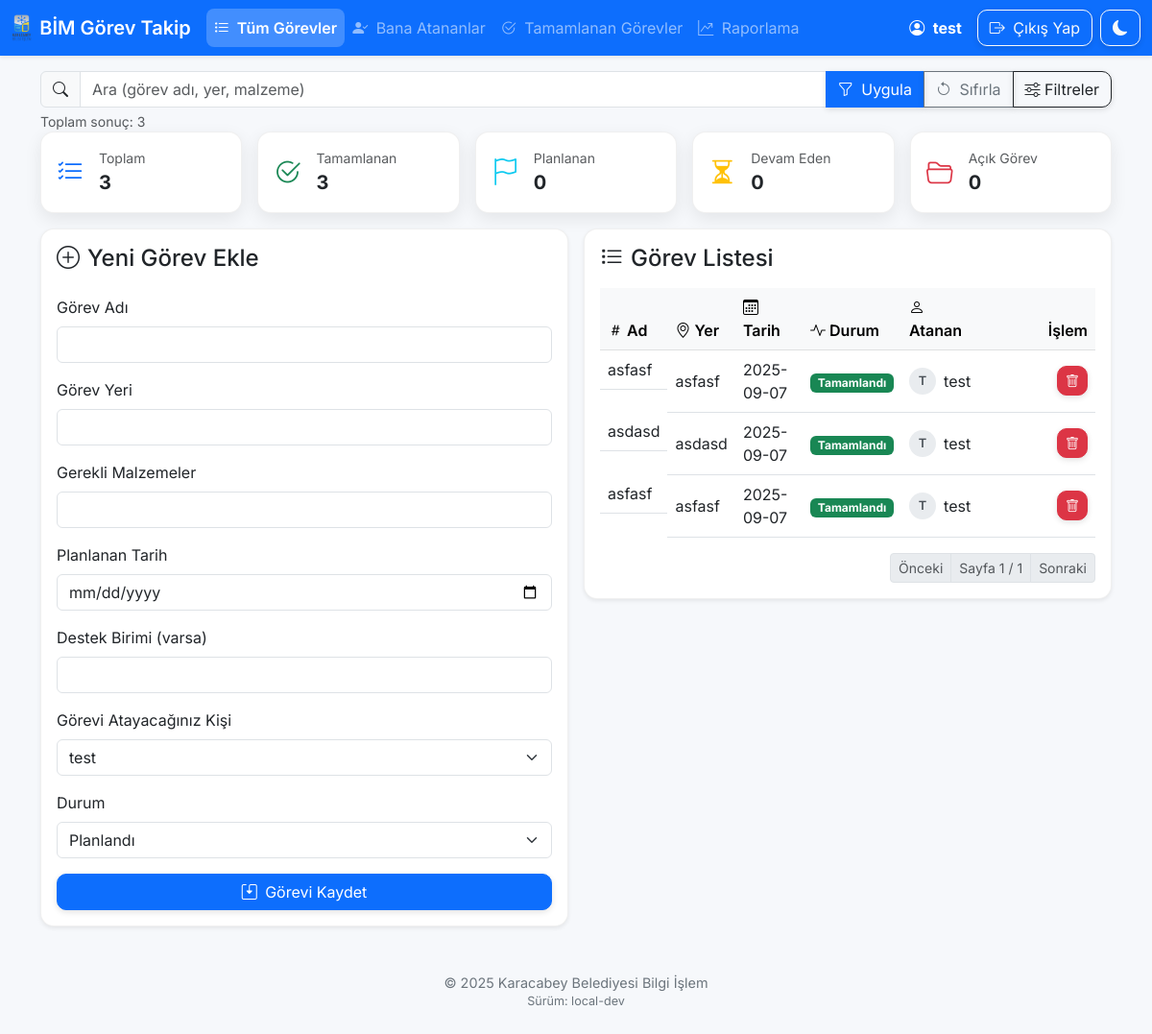
The page /dashboard (signed in) on the database as committed earlier.
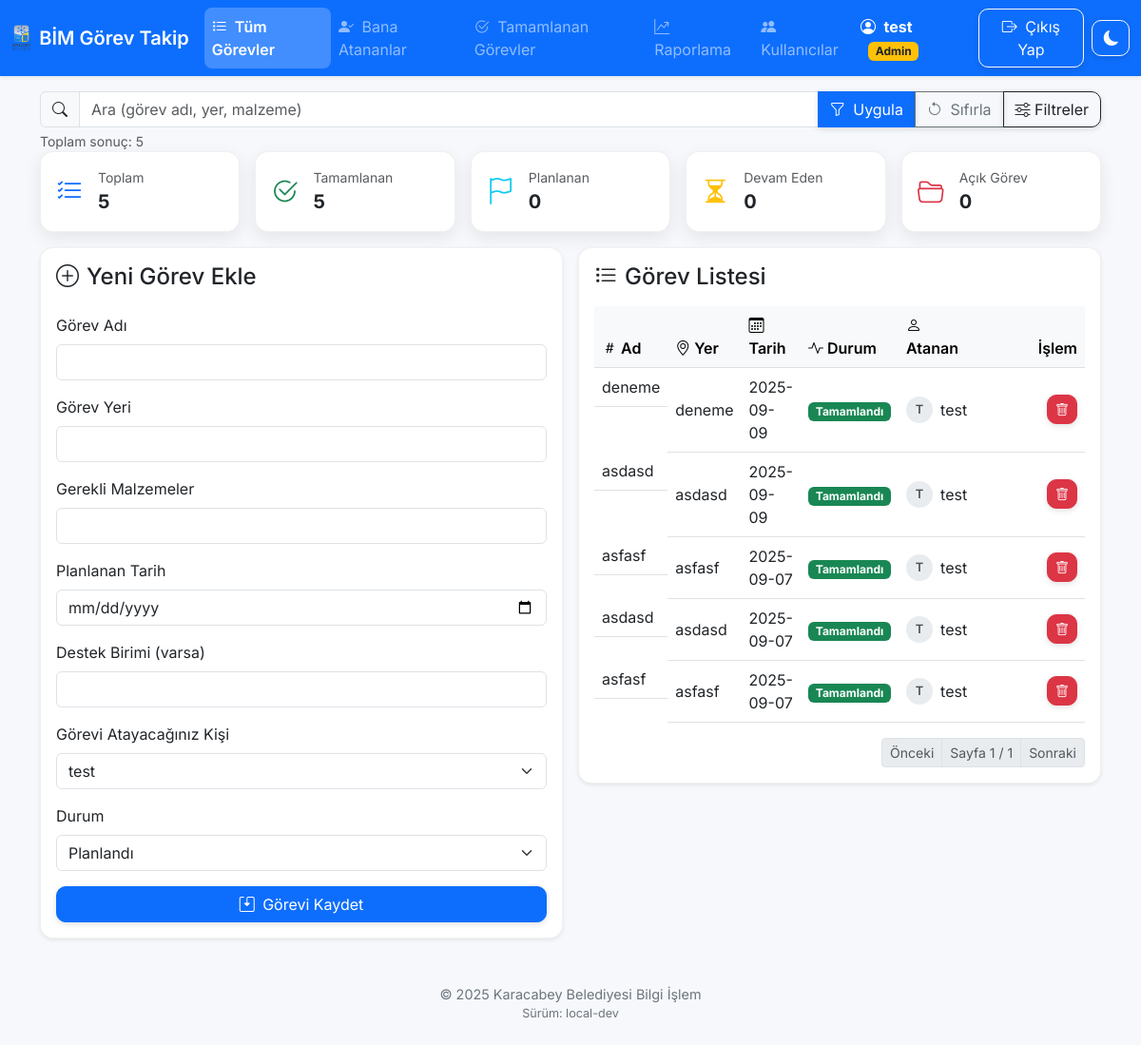
The same page on the database as committed later.
### app.py (models this page shows, shortened)
class Task(db.Model):
    __tablename__ = "tasks"
    id = db.Column(db.Integer, primary_key=True)
    user_id = db.Column(db.Integer, db.ForeignKey("users.id"))
    title = db.Column(db.String(200))
    location = db.Column(db.String(200))
    materials = db.Column(db.Text)
    date = db.Column(db.String(50))  # string tutuluyor
    needs_support = db.Column(db.String(50))
    status = db.Column(db.String(50))
    assigned_to = db.Column(db.Integer, db.ForeignKey("users.id"))
    accepted = db.Column(db.String(20), default="Bekliyor")  # Evet/Bekliyor
    completed = db.Column(db.String(20), default="Hayir")    # Evet/Hayir
    completion_note = db.Column(db.Text, default="")
    @property
    def assignee_name(self):
        return self.assignee.username if self.assignee else ""

class User(db.Model):
    __tablename__ = "users"
    id = db.Column(db.Integer, primary_key=True)
    username = db.Column(db.String(80), unique=True, nullable=False)
    email = db.Column(db.String(200), unique=True)  # migration ile NOT NULL önerilir
    password = db.Column(db.String(200), nullable=False)
    role = db.Column(db.String(20), default="user")  # user / admin
    is_active = db.Column(db.Boolean, nullable=False, server_default="1")        # True: aktif
    must_change_password = db.Column(db.Boolean, nullable=False, server_default="0")  # True: ilk girişte zorla değiştir
    tasks_created = db.relationship("Task", foreign_keys="Task.user_id", backref="assigner", lazy=True)
    tasks_assigned = db.relationship("Task", foreign_keys="Task.assigned_to", backref="assignee", lazy=True)

### app.py (the view, shortened to what this page needs)
@app.route('/dashboard', methods=['GET', 'POST'])
def dashboard():
    if 'user_id' not in session:
        return redirect(url_for('login'))
    user_id = session['user_id']
    if not _user_flag_cols_exist():
        rows = db.session.execute(
            text("SELECT id, username FROM users ORDER BY username ASC")
        ).fetchall()
        all_users = [SimpleNamespace(id=r.id, username=r.username) for r in rows]
    else:
        all_users = User.query.order_by(User.username.asc()).all()
    base = Task.query.order_by(Task.id.desc())
    filtered = apply_filters(base, user_id)
    page = max(int(request.args.get("page", 1)), 1)
    tasks, total, pages = paginate(filtered, page, per_page=10)
    stats = dashboard_stats()
    return render_template('dashboard.html',
        tasks=tasks, all_users=all_users, current_user=user_id,
        total=total, pages=pages, page=page,
        q=request.args.get("q", ""), f_status=request.args.get("status", ""),
        mine=request.args.get("mine") == "1", f_assigned=request.args.get("assigned", ""),
        stats=stats)

### app.py (called while the page is built, shortened)
@app.context_processor
def inject_globals():
    return {"config": app.config}

@app.template_filter('safe_date')
def safe_date(value):
    if not value:
        return ""
    if isinstance(value, (date, datetime)):
        return value.strftime("%Y-%m-%d")
    try:
        return datetime.fromisoformat(str(value)).strftime("%Y-%m-%d")
    except Exception:
        return str(value)

def _user_flag_cols_exist() -> bool:
    try:
        insp = inspect(db.engine)
        cols = {c["name"] for c in insp.get_columns("users")}
        return "is_active" in cols and "must_change_password" in cols
    except Exception:
        return False

@app.before_request
def refresh_role():
    uid = session.get("user_id")
    if not uid:
        return
    try:
        u = User.query.get(uid)
        if u:
            session["role"] = u.role
            session["username"] = u.username
    except (OperationalError, ProgrammingError):
        return

def paginate(query, page, per_page=10):
    total = query.count()
    items = query.offset((page - 1) * per_page).limit(per_page).all()
    pages = ceil(total / per_page) if per_page else 1
    return items, total, pages

### templates/dashboard.html (shortened to what the changed rows need)
{% extends 'base.html' %}
{% from '_macros.html' import status_badge %}
{% block pre_content %}
  {% include "partials/_stats.html" %}
{% endblock %}
{% block page_header %}
<form class="w-100" method="get" action="{{ url_for('dashboard') }}" id="filterForm" role="search" aria-label="Görev filtreleri">
  <div class="d-flex flex-column gap-1">
    <div class="input-group">
      <span class="input-group-text" id="q-label"><i class="bi bi-search"></i></span>
      <input type="text" class="form-control" name="q" aria-labelledby="q-label"
             placeholder="Ara (görev adı, yer, malzeme)" value="{{ q }}">
      <button class="btn btn-primary btn-elevate ripple-wrap" type="submit">
      </button>
      <a class="btn btn-outline-secondary btn-elevate ripple-wrap" href="{{ url_for('dashboard') }}">
      </a>
      <button class="btn btn-outline-dark btn-elevate ripple-wrap" type="button"
              data-bs-toggle="modal" data-bs-target="#filterModal">
      </button>
    </div>
    <div class="text-muted small">Toplam sonuç: {{ total }}</div>
  </div>
</form>
{% endblock %}
{% block content %}
<div class="row g-3">
  <div class="col-md-6">
    <div class="card card-elevate shadow-sm">
      <div class="card-body">
        {% if tasks %}
        <div class="table-responsive">
          <table class="table table-hover align-middle mb-2">
            <thead class="table-light">
              <tr>
                <th><i class="bi bi-hash"></i> Ad</th>
                <th><i class="bi bi-geo-alt"></i> Yer</th>
                <th><i class="bi bi-calendar3"></i> Tarih</th>
                <th><i class="bi bi-activity"></i> Durum</th>
                <th><i class="bi bi-person"></i> Atanan</th>
                <th class="text-end" style="width:120px">İşlem</th>
              </tr>
            </thead>
            <tbody>
              {% for t in tasks %}
              <tr>
                <td class="truncate-2" title="{{ t.title }}">{{ t.title }}</td>
                <td class="truncate-1" title="{{ t.location }}">{{ t.location }}</td>
                <td>{{ t.date|safe_date }}</td>
                <td>
                  {{ status_badge(t.status, t.accepted, t.completed) }}
                </td>
                <td>
                  {% set name = t.assignee_name or '-' %}
                  <span class="d-inline-flex align-items-center gap-2">
                    <span class="avatar">{{ name[:1]|upper }}</span>
                    <span class="truncate-1" title="{{ name }}">{{ name }}</span>
                  </span>
                </td>
                <td class="text-end">
                  {% if t.user_id == current_user %}
                    <form method="POST" action="{{ url_for('delete_task', task_id=t.id) }}"
                          onsubmit="return confirm('Bu görevi silmek istiyor musunuz?');" class="d-inline-block">
                      <button type="submit" class="btn btn-sm btn-danger btn-elevate ripple-wrap" data-bs-toggle="tooltip" title="Sil">
                        <i class="bi bi-trash"></i>
                      </button>
                    </form>
                  {% else %}
                    <span class="text-muted small" data-bs-toggle="tooltip" title="Yalnızca görevi oluşturan kişi silebilir.">
                      Silme Yetkiniz Yok
                    </span>
                  {% endif %}
                </td>
              </tr>
              {% endfor %}
            </tbody>
          </table>
        </div>
        {% else %}
          <div class="alert alert-light border d-flex align-items-center gap-2 mb-0" role="alert">
            <i class="bi bi-inbox"></i>
            Henüz görev girilmemiş.
          </div>
        {% endif %}
      </div>
    </div>
  </div>
</div>
{% endblock %}

### templates/base.html (shortened to what this page needs)
<!DOCTYPE html>
<html lang="tr">
<head>
  <link href="https://cdn.jsdelivr.net/npm/bootstrap@5.3.0/dist/css/bootstrap.min.css" rel="stylesheet" />
  <link href="https://cdn.jsdelivr.net/npm/bootstrap-icons@1.10.5/font/bootstrap-icons.css" rel="stylesheet" />
  <link href="{{ url_for('static', filename='css/ui.css') }}" rel="stylesheet">
</head>
<body class="bg-app">
<nav class="navbar navbar-expand-lg navbar-dark bg-primary mb-3 sticky-top shadow-sm">
  <div class="container-fluid">
    <a class="navbar-brand d-flex align-items-center gap-2" href="{{ url_for('dashboard') }}">
      <img src="{{ url_for('static', filename='images/karacabey-logo.png') }}" alt="Karacabey Belediyesi" height="32" class="d-inline-block align-text-top" />
      <span class="fw-semibold">BİM Görev Takip</span>
    </a>
    {% if session.get('user_id') %}
      <div class="collapse navbar-collapse" id="navbarNav">
        <ul class="navbar-nav me-auto mb-2 mb-lg-0">
          <li class="nav-item">
            <a class="nav-link nav-link-modern {{ 'active' if (request.endpoint|default('') == 'dashboard') else '' }}"
               href="{{ url_for('dashboard') }}">
              <i class="bi bi-list-task me-1"></i> Tüm Görevler
            </a>
          </li>
          <li class="nav-item">
            <a class="nav-link nav-link-modern {{ 'active' if (request.endpoint|default('') == 'assigned_tasks') else '' }}"
               href="{{ url_for('assigned_tasks') }}">
              <i class="bi bi-person-check-fill me-1"></i> Bana Atananlar
            </a>
          </li>
          <li class="nav-item">
            <a class="nav-link nav-link-modern {{ 'active' if (request.endpoint|default('') == 'completed_tasks') else '' }}"
               href="{{ url_for('completed_tasks') }}">
              <i class="bi bi-check2-circle me-1"></i> Tamamlanan Görevler
            </a>
          </li>
          <li class="nav-item">
            <a class="nav-link nav-link-modern {{ 'active' if (request.endpoint|default('') == 'report') else '' }}"
               href="{{ url_for('report') }}">
              <i class="bi bi-graph-up-arrow me-1"></i> Raporlama
            </a>
          </li>
          {% if session.get('role') == 'admin' %}
          <li class="nav-item">
            <a class="nav-link nav-link-modern {{ 'active' if (request.endpoint|default('') == 'admin_users') else '' }}"
               href="{{ url_for('admin_users') }}">
              <i class="bi bi-people-fill me-1"></i> Kullanıcılar
            </a>
          </li>
          {% endif %}
        </ul>
        <div class="d-flex align-items-center gap-2">
          {% if session.get('username') %}
            <span class="navbar-text text-white me-2">
              <i class="bi bi-person-circle me-1"></i>
              <strong>{{ session['username'] }}</strong>
              {% if session.get('role') == 'admin' %}
                <span class="badge bg-warning text-dark ms-2">Admin</span>
              {% endif %}
            </span>
          {% endif %}
          <a class="btn btn-outline-light btn-elevate ripple-wrap" href="{{ url_for('logout') }}">
            <i class="bi bi-box-arrow-right me-1"></i> Çıkış Yap
          </a>
          <button id="themeToggle" class="btn btn-outline-light btn-elevate ripple-wrap" type="button" aria-label="Tema Değiştir">
          </button>
        </div>
      </div>
    {% endif %}
  </div>
</nav>
<div id="toasts" class="position-fixed bottom-0 end-0 p-3"></div>
<div class="container">
  {% block page_header %}{% endblock %}
</div>
{% block pre_content %}{% endblock %}
<div class="container my-3">
  {% block content %}{% endblock %}
</div>
<footer class="app-footer text-center py-4 mt-4">
  <div class="container">
    <div>© 2025 Karacabey Belediyesi Bilgi İşlem</div>
    <div class="small">Sürüm: {{ config.get('APP_VERSION', 'local-dev') }}</div>
  </div>
</footer>
</body>
</html>

### templates/_macros.html (shortened to what this page needs)
{% macro status_badge(status, accepted=None, completed=None) -%}
  {% set s = (status or '')|string|lower|trim %}
  {% set a = (accepted or '')|string|lower|trim %}
  {% set c = (completed or '')|string|lower|trim %}
  {% set yes_set = ['evet','yes','true','1','tamamlandi','tamamlandı','done','completed','complete'] %}
  {% set done_set = [
    'done','completed','complete','tamamlandi','tamamlandı','bitti','bitirildi'
  ] %}
  {% set progress_set = [
    'in-progress','progress','working','doing','devam','devamediyor','devam ediyor','calisiyor','calisiliyor','çalışılıyor','çalışıyor'
  ] %}
  {% set planned_set = [
    'planned','planlandi','planlandı','planli','planlı','todo','pending','beklemede','bekliyor'
  ] %}
  {% set waiting_set = [
    'waiting','onhold','hold','queue','queued','beklemede','bekliyor','askida','askıda'
  ] %}
  {% set cancelled_set = [
    'cancelled','canceled','iptal','iptal edildi','vazgecildi','vazgeçildi'
  ] %}
  {% set accepted_set = [
    'accepted','kabul','kabul edildi','onaylandi','onaylandı'
  ] %}
  {% set is_completed = (c in yes_set) or (s in done_set) %}
  {% set is_cancelled = (s in cancelled_set) %}
  {% set is_accepted  = (a in yes_set) or (s in accepted_set) %}
  {% set is_waiting   = (s in waiting_set) %}
  {% set is_progress  = (s in progress_set) %}
  {% set is_planned   = (s in planned_set) %}
  {% if is_cancelled %}
    {% set canon = 'Cancelled' %}
    {% set label = 'İptal' %}
    {% set cls = 'text-bg-danger' %}
  {% elif is_completed %}
    {% set canon = 'Done' %}
    {% set label = 'Tamamlandı' %}
    {% set cls = 'text-bg-success' %}
  {% elif is_accepted %}
    {% set canon = 'Accepted' %}
    {% set label = 'Kabul Edildi' %}
    {% set cls = 'text-bg-primary' %}
  {% elif is_progress %}
    {% set canon = 'InProgress' %}
    {% set label = 'Devam Ediyor' %}
    {% set cls = 'text-bg-warning text-dark' %}
  {% elif is_waiting %}
    {% set canon = 'Waiting' %}
    {% set label = 'Beklemede' %}
    {% set cls = 'text-bg-info text-dark' %}
  {% elif is_planned %}
    {% set canon = 'Planned' %}
    {% set label = 'Planlandı' %}
    {% set cls = 'text-bg-secondary' %}
  {% else %}
    {% set canon = '' %}
    {% set label = (status or '—') %}
    {% set cls = 'text-bg-light text-dark' %}
  {% endif %}
  <span class="badge status-badge {{ cls }}"
        data-status="{{ canon }}"
        data-bs-toggle="tooltip"
        title="{{ label }}">
    {{ label }}
  </span>
{%- endmacro %}

Rows that differ between the two databases and show on the page:
changed User "test": role "user" → "admin" (drawn)
added Task: title "deneme", location "deneme", date "2025-09-09", label "Tamamlandı", {{ name[:1]|upper }} "T", {{ name }} "test"
added Task: title "asdasd", location "asdasd", date "2025-09-09", label "Tamamlandı", {{ name[:1]|upper }} "T", {{ name }} "test"
Other text that changed with them:
{{ total }}: "3" → "5"
{{ stats.total }}: "3" → "5"
{{ stats.completed }}: "3" → "5"
text now shown: "Kullanıcılar Admin"
